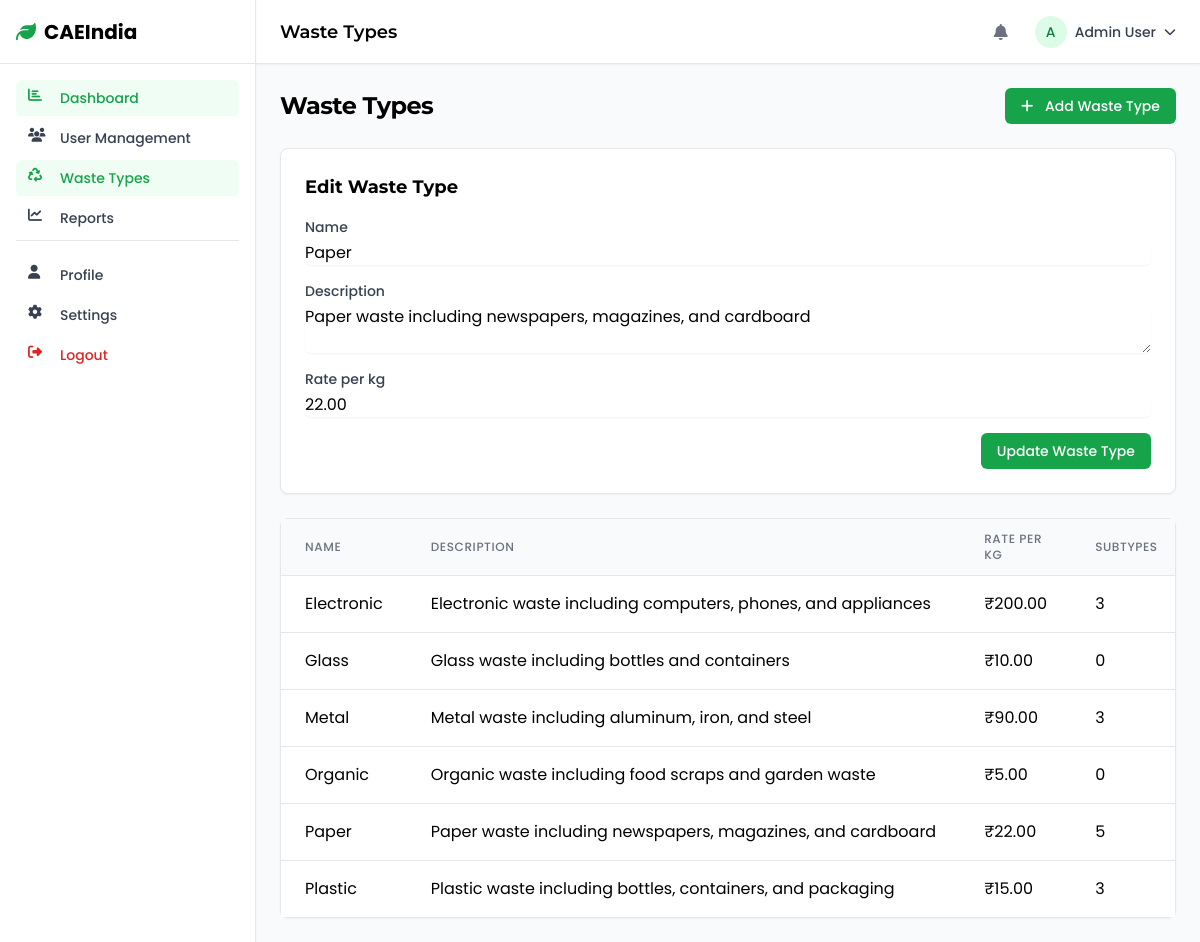
Screenshot of /dashboard/waste-types/index.php?edit=1 (signed in) with the database file from the repository.
### tables this page shows
CREATE TABLE users (
    id INT AUTO_INCREMENT PRIMARY KEY,
    name VARCHAR(100) NOT NULL,
    email VARCHAR(100) NOT NULL UNIQUE,
    password VARCHAR(255) NOT NULL,
    phone VARCHAR(20),
    address TEXT,
    city VARCHAR(50),
    state VARCHAR(50),
    pincode VARCHAR(10),
    role ENUM('household', 'collector', 'storage', 'buyer', 'admin', 'super_admin') NOT NULL,
    status ENUM('active', 'inactive', 'pending') DEFAULT 'pending',
    profile_image VARCHAR(255),
    total_points INT DEFAULT 0,
    reset_token VARCHAR(64),
    reset_token_expires DATETIME,
    created_at TIMESTAMP DEFAULT CURRENT_TIMESTAMP,
    updated_at TIMESTAMP DEFAULT CURRENT_TIMESTAMP ON UPDATE CURRENT_TIMESTAMP
);

CREATE TABLE waste_types (
    id INT AUTO_INCREMENT PRIMARY KEY,
    name VARCHAR(50) NOT NULL,
    description TEXT,
    rate_per_kg DECIMAL(10, 2) NOT NULL,
    created_at TIMESTAMP DEFAULT CURRENT_TIMESTAMP
);

### includes/functions.php (called while the page is built, shortened)
<?php
function getUserData($userId, $pdo) {
    $stmt = $pdo->prepare("SELECT * FROM users WHERE id = ?");
    $stmt->execute([$userId]);
    return $stmt->fetch();
}
?>

### dashboard/waste-types/index.php (the view, shortened to what this page needs)
<?php
$page_title = "Waste Types";
require_once '../../includes/db_connect.php';
require_once '../../includes/functions.php';
$waste_type_to_edit = null;
if (isset($_GET['edit'])) {
    $waste_type_id = $_GET['edit'];
    $stmt = $pdo->prepare("SELECT * FROM waste_types WHERE id = ?");
    $stmt->execute([$waste_type_id]);
    $waste_type_to_edit = $stmt->fetch();
}
$stmt = $pdo->query("
    SELECT
        wt.id,
        wt.name,
        wt.description,
        wt.rate_per_kg,
        COUNT(ws.id) as subtypes_count
    FROM waste_types wt
    LEFT JOIN waste_subtypes ws ON wt.id = ws.waste_type_id
    GROUP BY wt.id
    ORDER BY wt.name ASC
");
$waste_types = $stmt->fetchAll();
include_once '../../includes/dashboard_layout.php';
?>
<div class="space-y-6">
    <div class="flex items-center justify-between">
        <h1 class="text-2xl font-bold tracking-tight">Waste Types</h1>
        <button onclick="toggleForm('add')" class="rounded-md bg-primary-600 px-4 py-2 text-sm font-medium text-white hover:bg-primary-700 focus:outline-none focus:ring-2 focus:ring-primary-500 focus:ring-offset-2">
            <i class="fas fa-plus mr-2"></i> Add Waste Type
        </button>
    </div>
    <div id="waste-type-form" class="hidden rounded-lg border bg-white p-6 shadow-sm">
        <h2 class="text-lg font-bold"><?php echo $waste_type_to_edit ? 'Edit Waste Type' : 'Add Waste Type'; ?></h2>
        <form method="POST" action="">
            <div class="mt-4 space-y-4">
                <div>
                    <label for="name" class="block text-sm font-medium text-gray-700">Name</label>
                    <input type="text" name="name" id="name" class="mt-1 block w-full rounded-md border-gray-300 shadow-sm focus:border-primary-500 focus:ring-primary-500" value="<?php echo $waste_type_to_edit ? $waste_type_to_edit['name'] : ''; ?>" required>
                </div>
                <div>
                    <label for="description" class="block text-sm font-medium text-gray-700">Description</label>
                    <textarea name="description" id="description" class="mt-1 block w-full rounded-md border-gray-300 shadow-sm focus:border-primary-500 focus:ring-primary-500"><?php echo $waste_type_to_edit ? $waste_type_to_edit['description'] : ''; ?></textarea>
                </div>
                <div>
                    <label for="rate_per_kg" class="block text-sm font-medium text-gray-700">Rate per kg</label>
                    <input type="number" name="rate_per_kg" id="rate_per_kg" step="0.01" class="mt-1 block w-full rounded-md border-gray-300 shadow-sm focus:border-primary-500 focus:ring-primary-500" value="<?php echo $waste_type_to_edit ? $waste_type_to_edit['rate_per_kg'] : ''; ?>" required>
                </div>
                <div class="flex justify-end">
                    <button type="submit" name="<?php echo $waste_type_to_edit ? 'update_waste_type' : 'add_waste_type'; ?>" class="rounded-md bg-primary-600 px-4 py-2 text-sm font-medium text-white hover:bg-primary-700 focus:outline-none focus:ring-2 focus:ring-primary-500 focus:ring-offset-2">
                    </button>
                </div>
            </div>
        </form>
    </div>
    <div class="rounded-lg border bg-white shadow-sm">
        <div class="overflow-x-auto">
            <table class="min-w-full divide-y divide-gray-200">
                <thead class="bg-gray-50">
                    <tr>
                        <th scope="col" class="px-6 py-3 text-left text-xs font-medium text-gray-500 uppercase tracking-wider">Name</th>
                        <th scope="col" class="px-6 py-3 text-left text-xs font-medium text-gray-500 uppercase tracking-wider">Description</th>
                        <th scope="col" class="px-6 py-3 text-left text-xs font-medium text-gray-500 uppercase tracking-wider">Rate per kg</th>
                        <th scope="col" class="px-6 py-3 text-left text-xs font-medium text-gray-500 uppercase tracking-wider">Subtypes</th>
                    </tr>
                </thead>
                <tbody class="bg-white divide-y divide-gray-200">
                    <?php foreach ($waste_types as $waste_type): ?>
                    <tr>
                        <td class="px-6 py-4 whitespace-nowrap"><?php echo $waste_type['name']; ?></td>
                        <td class="px-6 py-4 whitespace-nowrap"><?php echo $waste_type['description']; ?></td>
                        <td class="px-6 py-4 whitespace-nowrap">₹<?php echo number_format($waste_type['rate_per_kg'], 2); ?></td>
                        <td class="px-6 py-4 whitespace-nowrap"><?php echo $waste_type['subtypes_count']; ?></td>
                    </tr>
                    <?php endforeach; ?>
                </tbody>
            </table>
        </div>
    </div>
</div>
<?php
include_once '../../includes/dashboard_footer.php';
?>

### includes/dashboard_layout.php (shortened to what this page needs)
<?php
require_once __DIR__ . '/db_connect.php';
require_once __DIR__ . '/functions.php';
$user_data = getUserData($_SESSION['user_id'], $pdo);
?>
<!DOCTYPE html>
<html lang="en">
<head>
    <script src="https://cdn.tailwindcss.com"></script>
    <link rel="stylesheet" href="https://cdnjs.cloudflare.com/ajax/libs/font-awesome/6.4.0/css/all.min.css">
</head>
<body class="bg-gray-50 min-h-screen">
    <?php include_once __DIR__ . '/sidebar.php'; ?>
    <div class="md:ml-64 min-h-screen">
        <header class="sticky top-0 z-30 flex h-16 items-center gap-4 border-b bg-white px-4 md:px-6 shadow-sm">
            <div class="flex flex-1 items-center justify-between">
                <div>
                    <h1 class="text-lg font-semibold"><?php echo isset($page_title) ? $page_title : 'Dashboard'; ?></h1>
                </div>
                <div class="flex items-center gap-4">
                    <div class="relative">
                        <button id="notifications-button" class="flex h-9 w-9 items-center justify-center rounded-full text-gray-500 hover:bg-gray-100 hover:text-gray-700">
                            <i class="fas fa-bell"></i>
                        </button>
                    </div>
                    <div class="relative">
                        <button id="user-menu-button" class="flex items-center gap-2 text-sm font-medium text-gray-700">
                            <div class="flex h-8 w-8 items-center justify-center rounded-full bg-primary-100 text-primary-700">
                                <?php echo strtoupper(substr($user_data['name'] ?? 'U', 0, 1)); ?>
                            </div>
                            <span class="hidden md:inline-block"><?php echo $user_data['name'] ?? 'User'; ?></span>
                            <i class="fas fa-chevron-down text-xs"></i>
                        </button>
                    </div>
                </div>
            </div>
        </header>
        <main class="p-4 md:p-6 animate-fade-in">

### includes/dashboard_layout.php (style rules this page uses)
body { font-family: 'Poppins', sans-serif; }
h1, h2, h3, h4, h5, h6 { font-family: 'Montserrat', sans-serif; }
.animate-fade-in { animation: fadeIn 0.5s ease-in-out; }

### rows the page displays
users: name "A", name "Admin User"
waste_types: name "Paper", description "Paper waste including newspapers, magazines, and cardboard", rate_per_kg "22.00", subtypes_count "5"
waste_types: name "Electronic", description "Electronic waste including computers, phones, and appliances", rate_per_kg "200.00", subtypes_count "3"
waste_types: name "Glass", description "Glass waste including bottles and containers", rate_per_kg "10.00", subtypes_count "0"
waste_types: name "Metal", description "Metal waste including aluminum, iron, and steel", rate_per_kg "90.00", subtypes_count "3"
waste_types: name "Organic", description "Organic waste including food scraps and garden waste", rate_per_kg "5.00", subtypes_count "0"
waste_types: name "Plastic", description "Plastic waste including bottles, containers, and packaging", rate_per_kg "15.00", subtypes_count "3"

### other values shown
$page_title "Waste Types"
